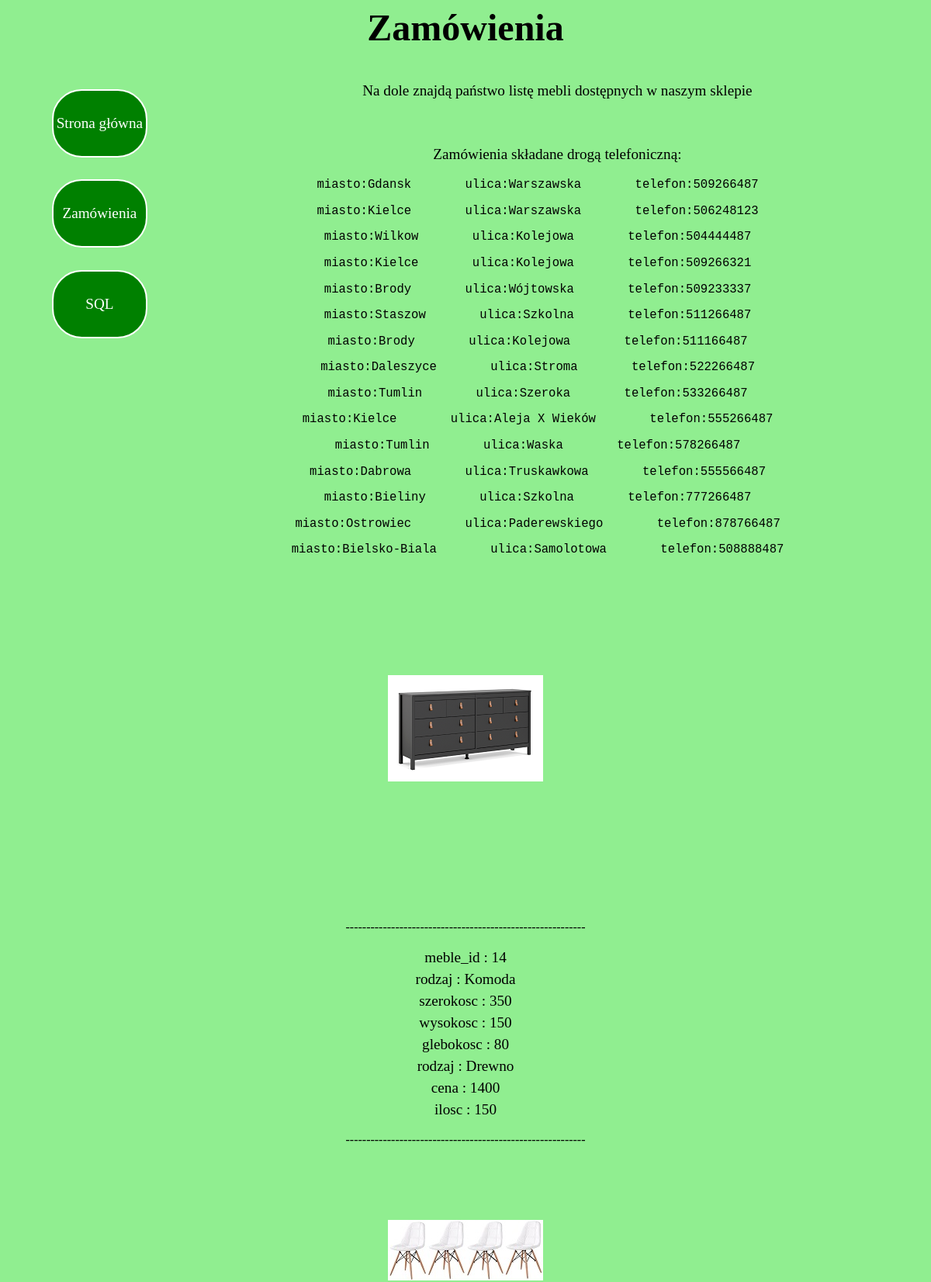
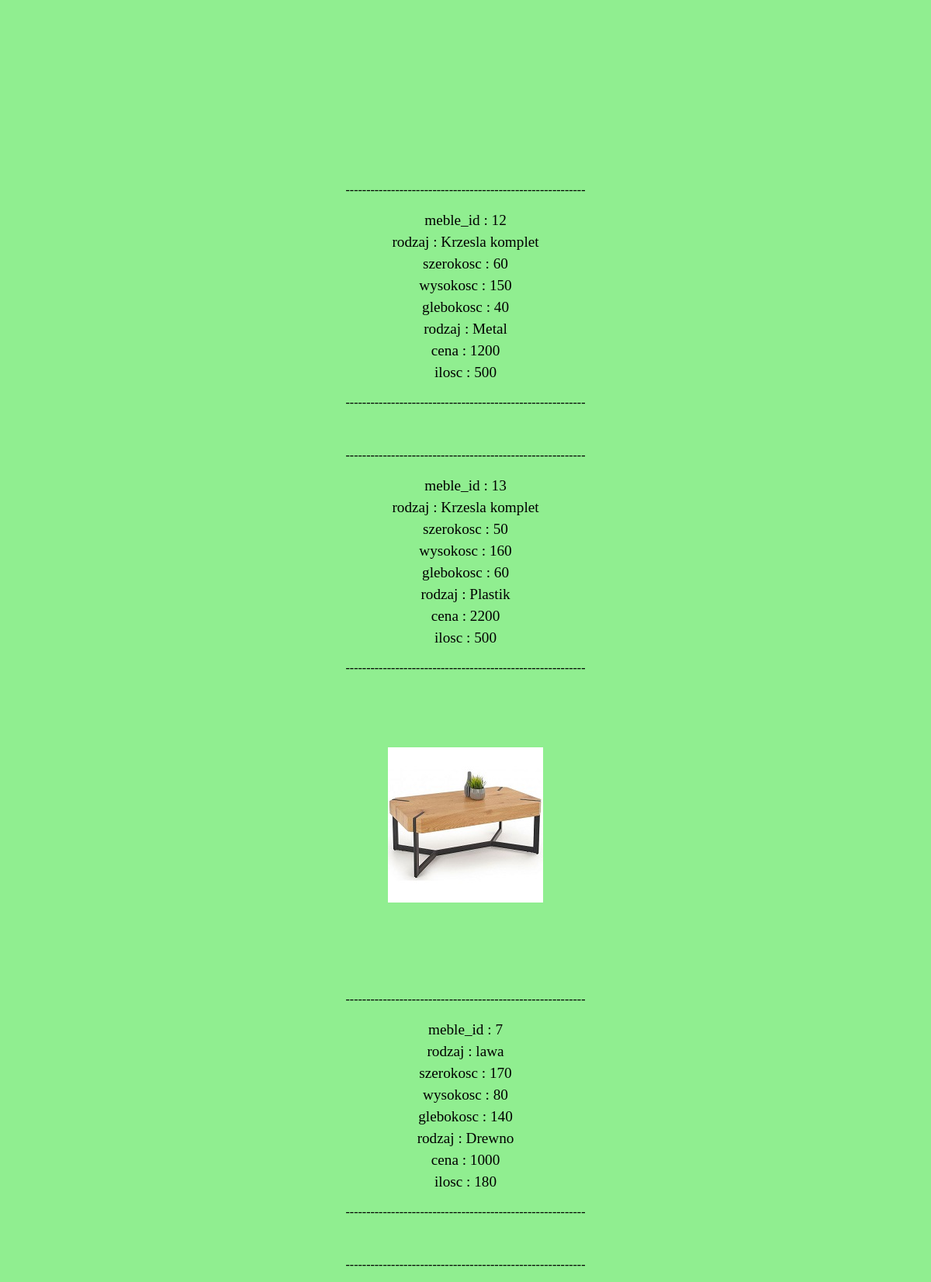
The app's page /Strona/zamowienia.php (upper part) with its own data (2 pictures, top to bottom).
### tables this page shows
CREATE TABLE sklepy(
	sklepy_id INT(5) NOT NULL PRIMARY KEY AUTO_INCREMENT,
	pracownicy_id INT(7),
	magazyny_mebli_id INT(7) NOT NULL,
	adresy_id INT(7) NOT NULL,
	telefon VARCHAR(11),
	CONSTRAINT fk_sklepy_pracownicy
	FOREIGN KEY(pracownicy_id)
	REFERENCES pracownicy(pracownicy_id),
	CONSTRAINT fk_sklepy_magazyny_mebli
	FOREIGN KEY(magazyny_mebli_id)
	REFERENCES magazyny_mebli(magazyny_mebli_id),
	CONSTRAINT fk_sklepy_adresy
	FOREIGN KEY(adresy_id)
	REFERENCES adresy(adresy_id)
);

CREATE TABLE adresy(
	adresy_id INT(7) NOT NULL PRIMARY KEY AUTO_INCREMENT,
	miasto VARCHAR(50) NOT NULL,
	nr_lokalu VARCHAR(5) NOT NULL,
	ulica VARCHAR(30) NOT NULL
);

CREATE TABLE meble(
	meble_id INT(5) NOT NULL PRIMARY KEY AUTO_INCREMENT,
	rodzaj VARCHAR(30) NOT NULL,
	cena INT(5) NOT NULL,
	wymiary_id INT(5) NOT NULL,
	materialy_id INT(5) NOT NULL,
	ilosc INT(5) NOT NULL,
	CONSTRAINT fk_meble_wymiary
	FOREIGN KEY(wymiary_id)
	REFERENCES wymiary(wymiary_id),
	CONSTRAINT fk_meble_materialy
	FOREIGN KEY(materialy_id)
	REFERENCES materialy(materialy_id)
);

CREATE TABLE wymiary(
	wymiary_id INT(5) NOT NULL PRIMARY KEY AUTO_INCREMENT,
	szerokosc INT(3) NOT NULL,
	wysokosc INT(3) NOT NULL,
	glebokosc INT(3) NOT NULL
);

CREATE TABLE materialy(
	materialy_id INT(5) NOT NULL PRIMARY KEY AUTO_INCREMENT,
	rodzaj VARCHAR(30) NOT NULL,
	nazwa VARCHAR(50) NOT NULL
);

### Strona/zamowienia.php (the view, shortened to what this page needs)
<?php
		$polaczenie=mysqli_connect("localhost","root","","sklep") or die("Błąd połączenia");
?>
<html>
<head>
    <link rel="stylesheet" href="style.css">
</head>
<body>
    <main>
        <header>
            <h1>Zamówienia</h1>
        </header>
        <div id="container">
            <div id="lewy">
                <a href="index.php"><div class="menu">
                    <p>Strona główna</p>
            </div></a>
                <a href="Zamowienia.php"><div class="menu">
                    <p>Zamówienia</p>
                </div></a>
                <a href="pracownik.php"><div class="menu">
                    <p>SQL</p>
                    </div></a>
            </div>
            <div id="prawy">
                <div class="dane">
				<p> Na dole znajdą państwo listę mebli dostępnych w naszym sklepie</p>
				<br>
				<p>Zamówienia składane drogą telefoniczną:<p>
				<?php
					$tekst='select adresy.miasto,adresy.ulica,sklepy.telefon FROM adresy,sklepy WHERE sklepy.adresy_id=adresy.adresy_id;';
                    $zapytanie=mysqli_query($polaczenie,$tekst);
							$x=mysqli_num_fields($zapytanie);
							$kolumna=array();
					while ($property = @mysqli_fetch_field($zapytanie)) {
					$kolumna[] = $property->name;
						}
							if($zapytanie->num_rows>0){
								while($wiersz=mysqli_fetch_array($zapytanie)){
									$i=0;
									echo '<pre>';
									while($i<$x){
										echo " ".$kolumna[$i].":".$wiersz[$i].'<tab>';
										$i++;
									}
									echo '</pre>';
								}
							}else{
								$_SESSION['blad']="Brak danych";
							}
					?>
                </div>
            </div>
        </div>
            <div class="zamow">
                <div class="zdjecie">
                    <img src="img/komoda.png" alt="Komoda">
                </div>
                <div class="tekst">
					<?php
					$tekst='SELECT meble.meble_id,meble.rodzaj,wymiary.szerokosc,wymiary.wysokosc,wymiary.glebokosc,materialy.rodzaj,meble.cena,meble.ilosc FROM meble,wymiary,materialy WHERE meble.wymiary_id=wymiary.wymiary_id AND meble.materialy_id=materialy.materialy_id AND meble.rodzaj="Komoda";';
                    $zapytanie=mysqli_query($polaczenie,$tekst);
							$x=mysqli_num_fields($zapytanie);
							$kolumna=array();
					while ($property = @mysqli_fetch_field($zapytanie)) {
					$kolumna[] = $property->name;
						}
							if($zapytanie->num_rows>0){
								while($wiersz=mysqli_fetch_array($zapytanie)){
									$i=0;
									echo "<p>"."----------------------------------------------------------"."</p>";
									while($i<$x){
										echo "<table><tr><td>".$kolumna[$i]." : ".$wiersz[$i]."</tr></td></table>";
										$i++;
									}
									echo "<p>"."----------------------------------------------------------"."</p>";
									echo "<br>";
								}
							}else{
								$_SESSION['blad']="Brak danych";
							}
					?>
                </div>
            </div>
            <div class="zamow">
                <div class="zdjecie">
                    <img src="img/krzesla.jpg" alt="Krzesła">
                </div>
                <div class="tekst">
					<?php
					$tekst='SELECT meble.meble_id,meble.rodzaj,wymiary.szerokosc,wymiary.wysokosc,wymiary.glebokosc,materialy.rodzaj,meble.cena,meble.ilosc FROM meble,wymiary,materialy WHERE meble.wymiary_id=wymiary.wymiary_id AND meble.materialy_id=materialy.materialy_id AND meble.rodzaj="Krzesla komplet";';
                    $zapytanie=mysqli_query($polaczenie,$tekst);
							$x=mysqli_num_fields($zapytanie);
							$kolumna=array();
					while ($property = @mysqli_fetch_field($zapytanie)) {
					$kolumna[] = $property->name;
						}
							if($zapytanie->num_rows>0){
								while($wiersz=mysqli_fetch_array($zapytanie)){
									$i=0;
									echo "<p>"."----------------------------------------------------------"."</p>";
									while($i<$x){
										echo "<table><tr><td>".$kolumna[$i]." : ".$wiersz[$i]."</tr></td></table>";
										$i++;
									}
									echo "<p>"."----------------------------------------------------------"."</p>";
									echo "<br>";
								}
							}else{
								$_SESSION['blad']="Brak danych";
							}
					?>
                </div>
            </div>
            <div class="zamow">
                <div class="zdjecie">
                    <img src="img/lawa.jpg" alt="ława">
                </div>
                <div class="tekst">
					<?php
					$tekst='SELECT meble.meble_id,meble.rodzaj,wymiary.szerokosc,wymiary.wysokosc,wymiary.glebokosc,materialy.rodzaj,meble.cena,meble.ilosc FROM meble,wymiary,materialy WHERE meble.wymiary_id=wymiary.wymiary_id AND meble.materialy_id=materialy.materialy_id AND meble.rodzaj="lawa";';
                    $zapytanie=mysqli_query($polaczenie,$tekst);
							$x=mysqli_num_fields($zapytanie);
							$kolumna=array();
					while ($property = @mysqli_fetch_field($zapytanie)) {
					$kolumna[] = $property->name;
						}
							if($zapytanie->num_rows>0){
								while($wiersz=mysqli_fetch_array($zapytanie)){
									$i=0;
									echo "<p>"."----------------------------------------------------------"."</p>";
									while($i<$x){
										echo "<table><tr><td>".$kolumna[$i]." : ".$wiersz[$i]."</tr></td></table>";
										$i++;
									}
									echo "<p>"."----------------------------------------------------------"."</p>";
									echo "<br>";
								}
							}else{
								$_SESSION['blad']="Brak danych";
							}
					?>
                </div>
            </div>
    </main>
</body>
</html>

### Strona/style.css (style rules this page uses)
body { background-color:lightgreen; font-family: cursive; color: #000; }
header { width: auto; height: 10%; font-size: 150%; text-align: center; }
#container { width: auto; height: auto; font-size: 120%; text-align: center; }
#lewy { width: 20%; height: 100%; float: left; color: #FFF; }
.menu { background-color: green; margin-top: 12%; padding-top: 5%; padding-bottom: 5%; width: 50%; margin-left: 25%; cursor: pointer; transition: 0.5s color; border: solid 2px; border-radius: 2em; }
#prawy { width: 80%; height: 100%; float: left; }
a { text-decoration:none; color: #FFF; }
table { font-size: 120%; margin-left: auto; margin-right: auto; }
.zamow { width: 100%; height: auto; margin-bottom: 5%; }
.zdjecie { height: 300px; width: 200px; margin-left: auto; margin-right: auto; }
.tekst { height: auto; width: auto; text-align: center; }
tab { display: inline-block; margin-left: 60px; }

### records on screen
sklepy: i "miasto", adresy.miasto "Gdansk", i "ulica", adresy.ulica "Warszawska", i "telefon", telefon "509266487"
sklepy: i "miasto", adresy.miasto "Kielce", i "ulica", adresy.ulica "Warszawska", i "telefon", telefon "506248123"
sklepy: i "miasto", adresy.miasto "Wilkow", i "ulica", adresy.ulica "Kolejowa", i "telefon", telefon "504444487"
sklepy: i "miasto", adresy.miasto "Kielce", i "ulica", adresy.ulica "Kolejowa", i "telefon", telefon "509266321"
sklepy: i "miasto", adresy.miasto "Brody", i "ulica", adresy.ulica "Wójtowska", i "telefon", telefon "509233337"
sklepy: i "miasto", adresy.miasto "Staszow", i "ulica", adresy.ulica "Szkolna", i "telefon", telefon "511266487"
sklepy: i "miasto", adresy.miasto "Brody", i "ulica", adresy.ulica "Kolejowa", i "telefon", telefon "511166487"
sklepy: i "miasto", adresy.miasto "Daleszyce", i "ulica", adresy.ulica "Stroma", i "telefon", telefon "522266487"
sklepy: i "miasto", adresy.miasto "Tumlin", i "ulica", adresy.ulica "Szeroka", i "telefon", telefon "533266487"
sklepy: i "miasto", adresy.miasto "Kielce", i "ulica", adresy.ulica "Aleja X Wieków", i "telefon", telefon "555266487"
sklepy: i "miasto", adresy.miasto "Tumlin", i "ulica", adresy.ulica "Waska", i "telefon", telefon "578266487"
sklepy: i "miasto", adresy.miasto "Dabrowa", i "ulica", adresy.ulica "Truskawkowa", i "telefon", telefon "555566487"
sklepy: i "miasto", adresy.miasto "Bieliny", i "ulica", adresy.ulica "Szkolna", i "telefon", telefon "777266487"
sklepy: i "miasto", adresy.miasto "Ostrowiec", i "ulica", adresy.ulica "Paderewskiego", i "telefon", telefon "878766487"
sklepy: i "miasto", adresy.miasto "Bielsko-Biala", i "ulica", adresy.ulica "Samolotowa", i "telefon", telefon "508888487"
meble: i "meble_id", meble_id "14", i "rodzaj", rodzaj "Komoda", i "szerokosc", wymiary.szerokosc "350", i "wysokosc", wymiary.wysokosc "150", i "glebokosc", wymiary.glebokosc "80", materialy.rodzaj "Drewno", i "cena", cena "1400", i "ilosc", ilosc "150"
meble: i "meble_id", meble_id "12", i "rodzaj", rodzaj "Krzesla komplet", i "szerokosc", wymiary.szerokosc "60", i "wysokosc", wymiary.wysokosc "150", i "glebokosc", wymiary.glebokosc "40", materialy.rodzaj "Metal", i "cena", cena "1200", i "ilosc", ilosc "500"
meble: i "meble_id", meble_id "13", i "rodzaj", rodzaj "Krzesla komplet", i "szerokosc", wymiary.szerokosc "50", i "wysokosc", wymiary.wysokosc "160", i "glebokosc", wymiary.glebokosc "60", materialy.rodzaj "Plastik", i "cena", cena "2200", i "ilosc", ilosc "500"
meble: i "meble_id", meble_id "7", i "rodzaj", rodzaj "lawa", i "szerokosc", wymiary.szerokosc "170", i "wysokosc", wymiary.wysokosc "80", i "glebokosc", wymiary.glebokosc "140", materialy.rodzaj "Drewno", i "cena", cena "1000", i "ilosc", ilosc "180"
